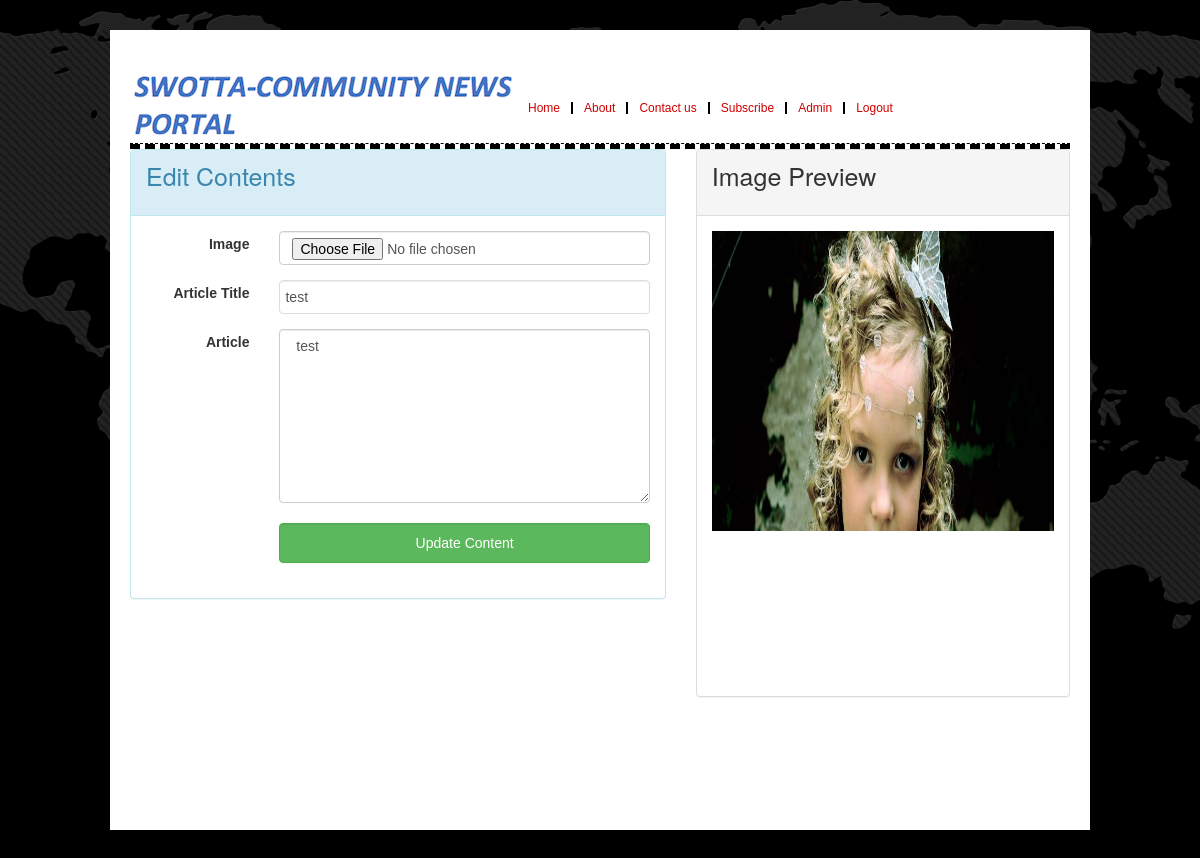
The app's page /editContentsDetails.php?id=28 (signed in) with its own data.
### tables this page shows
CREATE TABLE `content` (
  `id` int(30) NOT NULL,
  `scid` int(20) NOT NULL,
  `cid` int(11) NOT NULL,
  `head` text NOT NULL,
  `body` mediumtext NOT NULL,
  `createdat` timestamp NOT NULL DEFAULT CURRENT_TIMESTAMP,
  `image` text NOT NULL,
  `readcount` int(11) DEFAULT '0'
);

### php/allFunctions.php (called while the page is built, shortened)
<?php
include "php/dbConnection.php";
  function getAllcontentsDetails($id){
    global $connection;
    $query = "SELECT * FROM content WHERE id='$id'";
    return mysqli_query($connection, $query);
  }
?>

### editContentsDetails.php (the view, shortened to what this page needs)
<?php
  include "php/dbConnection.php";
  include "php/allFunctions.php";
if(isset($_GET['id'])){
  $id=$_GET['id'];
	$contents = getAllcontentsDetails($id);
		while($row=mysqli_fetch_assoc($contents))
		{
			$head=$row['head'];
      $body=$row['body'];
      $image=$row['image'];
		}
}
function breakToNewline($text){
    $breaks = array("<br />","<br>","<br/>");
    $text = str_ireplace($breaks, "\r\n", $text);
    return $text;
}
?>
<!DOCTYPE html PUBLIC "-//W3C//DTD XHTML 1.0 Transitional//EN" "http://www.w3.org/TR/xhtml1/DTD/xhtml1-transitional.dtd">
<html xmlns="http://www.w3.org/1999/xhtml">
<head>
<link rel="stylesheet" type="text/css" href="assets/font/font-awesome.min.css" />
<link rel="stylesheet" type="text/css" href="assets/font/font.css" />
<link rel="stylesheet" type="text/css" href="assets/css/bootstrap.min.css" media="screen" />
<link rel="stylesheet" type="text/css" href="assets/css/style.css" media="screen" />
<link rel="stylesheet" type="text/css" href="assets/css/myStyle.css" media="screen" />
<link rel="stylesheet" type="text/css" href="assets/css/responsive.css" media="screen" />
<link rel="stylesheet" type="text/css" href="assets/css/jquery.bxslider.css" media="screen" />
</head>
<body>
<div class="body_wrapper">
  <div class="center">
    <div class="header_area">
      <div class="logo floatleft"><a href="#"><img src="images/logo12.png" alt="" /></a></div>
       <br>
       <br>
       <br>
       <br>
      <span class="top_menu">
        <ul>
          <li><a href="index.php">Home</a></li>
          <li><a href="#">About</a></li>
          <li><a href="#">Contact us</a></li>
          <li><a href="#">Subscribe</a></li>
            <?php
          if(isset($_SESSION['email'])){
                if(isset($_SESSION['admin'])){
                  print('<li><a href="admin.php">Admin</a></li>');
                }
                  print('<li><a href="logout.php">Logout</a></li>');
              }
               else {
                print('<li><a href="login.php">Login</a></li>');
             }
        ?>
        </ul>
      </span>
   </div>
      <section>
                   <div role="tabpanel" class="tab-pane" id="content">
                   <div style="border-top: 5px dashed black"></div>
                              <div class="row">
                               <div class="col-md-7">
                                  <div class="panel panel-info">
                                      <div class="panel-heading">
                                          <span class="contactHead"><h2 class="active">Edit Contents </h2></span>
                                      </div>
                                      <div class="panel-body">
                                          <?php
                                          printf('<form action="editContentsDetails.php?id=%s" method="post" class="form-horizontal" role="form" enctype="multipart/form-data">',$id);
                                          ?>
                                          <div class="form-group">
                                              <label for="inputEmail3" class="col-sm-3 control-label">Image</label>
                                              <div class="col-sm-9">
                                                <input type="file" accept=".jpg,.png,.gif" class="form-control" id="imgInp" value="<?php  echo $image ;?>" name="image" >
                                              </div>
                                        </div>
                                        <div class="form-group">
                                              <label for="title" class="col-sm-3 control-label">Article Title</label>
                                              <div class="col-sm-9">
                                                <input type="text" name="title" class="form-control" required value='<?php echo $head ; ?>'>
                                              </div>
                                        </div>
                                        <div class="form-group">
                                              <label for="inputEmail3" class="col-sm-3 control-label">Article</label>
                                              <div class="col-sm-9">
                                                <textarea  name="article" type="text" class="form-control" id="inputtext"  rows="8" required><?php echo  breakToNewline($body) ; ?></textarea>
                                              </div>
                                        </div>
                                         <div class="form-group">
                                              <div class="col-sm-3"></div>
                                              <div class="col-sm-9">
                                                  <button  type="submit" class="btn btn-success form-control" name="update_content">Update Content</button>
                                              </div>
                                        </div>
                                       </form>
                                      </div>
                                  </div>
                              </div>
                              <div class="col-md-5">
                                    <div class="panel panel-default">
                                        <div class="panel-heading">
                                           <h2>Image Preview</h2>
                                        </div>
                                        <div class="panel-body" id="imprev">
                                            <div style="min-width: 100%; min-height: 450px;">
                                                  <img src='<?php echo $image ;?>' id="previewimage" style="min-width: 100%; min-height: 300px; max-height: 300px;">
                                             </div>
                                        </div>
                                   </div>
                               </div>
</div>
</div>
        </div>
     </div>
</body>
</html>

### assets/css/style.css (style rules this page uses)
* { margin:0; padding:0 }
body { font-family:Arial; line-height:13px; background:url("images/site_bg.png") top center no-repeat fixed #000; min-height: 100vh; }
a { text-decoration:none }
input[type=text], input[type=password], textarea { border:1px solid #ddd; padding:5px }
input[type=submit] h1, h2, h4, h5, h6 { font-weight:normal; margin:0 0 15px }
h2 { font-size:25px; line-height: 30px }
img { max-width:100%; height:auto }
.floatleft { float:left }
.center { min-height: 100vh; width:980px; display:block; margin:0 auto; padding:20px; background:#fff; transition:all 1.3s ease 0s; -moz-transition:all 1.3s ease 0s; -webkit-transition:all 1.3s ease 0s; -o-transition:all 1.3s ease 0s; -ms-transition:all 1.3s ease 0s }
div { overflow:hidden }
.body_wrapper { min-height: 100vh; background:url("images/body_bg.png") repeat; margin-top:30px; margin-bottom:30px }
.logo { margin-top:20px }
.top_menu { margin-left:60px; margin-top:60px; width:330px }
.top_menu ul { list-style:none outside none; margin:0; padding:0 }
.top_menu ul li { float:left; border-right:2px solid #000 }
.top_menu ul li:last-child { border-right:none }
.top_menu ul li a { color:#CF0000; display:block; font-size:12px; padding:0 11px; line-height:12px }

### assets/css/myStyle.css (style rules this page uses)
.fc,.btn { margin:5px 0px 5px 0px; height: 40px; }
.header_area { border-bottom: 0.5px dashed black; }

### records on screen
content: title "test", article "test", image (picture)
